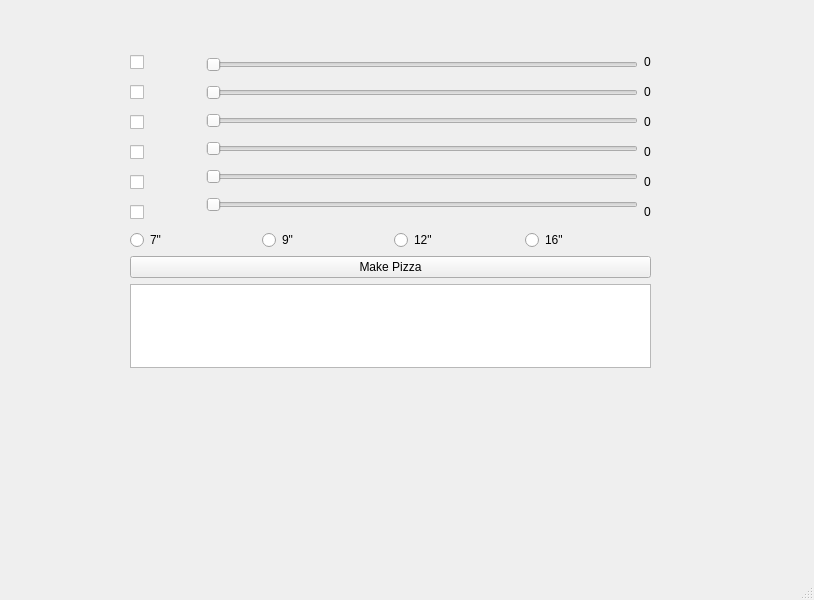
<?xml version="1.0" encoding="UTF-8"?>
<ui version="4.0">
 <class>MainWindow</class>
 <widget class="QMainWindow" name="MainWindow">
  <property name="geometry">
   <rect>
    <x>0</x>
    <y>0</y>
    <width>814</width>
    <height>600</height>
   </rect>
  </property>
  <property name="windowTitle">
   <string>MainWindow</string>
  </property>
  <widget class="QWidget" name="centralwidget">
   <widget class="QWidget" name="gridLayoutWidget">
    <property name="geometry">
     <rect>
      <x>130</x>
      <y>50</y>
      <width>521</width>
      <height>318</height>
     </rect>
    </property>
    <layout class="QGridLayout" name="gridLayout">
     <item row="0" column="3" colspan="2">
      <layout class="QVBoxLayout" name="verticalLayout_3">
       <item>
        <widget class="QLabel" name="label">
         <property name="text">
          <string>0</string>
         </property>
        </widget>
       </item>
       <item>
        <widget class="QLabel" name="label_2">
         <property name="text">
          <string>0</string>
         </property>
        </widget>
       </item>
       <item>
        <widget class="QLabel" name="label_3">
         <property name="text">
          <string>0</string>
         </property>
        </widget>
       </item>
       <item>
        <widget class="QLabel" name="label_4">
         <property name="text">
          <string>0</string>
         </property>
        </widget>
       </item>
       <item>
        <widget class="QLabel" name="label_5">
         <property name="text">
          <string>0</string>
         </property>
        </widget>
       </item>
       <item>
        <widget class="QLabel" name="label_6">
         <property name="text">
          <string>0</string>
         </property>
        </widget>
       </item>
      </layout>
     </item>
     <item row="0" column="0" colspan="2">
      <layout class="QVBoxLayout" name="verticalLayout">
       <item>
        <widget class="QCheckBox" name="checkBox_2">
         <property name="styleSheet">
          <string notr="true">image: url(:/corn.png);</string>
         </property>
         <property name="text">
          <string>ㅤㅤㅤㅤ</string>
         </property>
        </widget>
       </item>
       <item>
        <widget class="QCheckBox" name="checkBox">
         <property name="styleSheet">
          <string notr="true">image: url(:/cheese.png);</string>
         </property>
         <property name="text">
          <string>ㅤㅤㅤㅤ</string>
         </property>
        </widget>
       </item>
       <item>
        <widget class="QCheckBox" name="checkBox_3">
         <property name="styleSheet">
          <string notr="true">image: url(:/ham.png);</string>
         </property>
         <property name="text">
          <string>ㅤㅤㅤㅤ</string>
         </property>
        </widget>
       </item>
       <item>
        <widget class="QCheckBox" name="checkBox_4">
         <property name="styleSheet">
          <string notr="true">image: url(:/mush.png);</string>
         </property>
         <property name="text">
          <string>ㅤㅤㅤㅤ</string>
         </property>
        </widget>
       </item>
       <item>
        <widget class="QCheckBox" name="checkBox_5">
         <property name="styleSheet">
          <string notr="true">image: url(:/olive.png);</string>
         </property>
         <property name="text">
          <string>ㅤㅤㅤㅤ</string>
         </property>
        </widget>
       </item>
       <item>
        <widget class="QCheckBox" name="checkBox_6">
         <property name="styleSheet">
          <string notr="true">image: url(:/ice.png);</string>
         </property>
         <property name="text">
          <string>ㅤㅤㅤㅤ</string>
         </property>
        </widget>
       </item>
      </layout>
     </item>
     <item row="6" column="0" colspan="5">
      <layout class="QHBoxLayout" name="horizontalLayout">
       <item>
        <widget class="QRadioButton" name="radioButton_2">
         <property name="text">
          <string>7&quot;</string>
         </property>
        </widget>
       </item>
       <item>
        <widget class="QRadioButton" name="radioButton">
         <property name="text">
          <string>9&quot;</string>
         </property>
        </widget>
       </item>
       <item>
        <widget class="QRadioButton" name="radioButton_3">
         <property name="text">
          <string>12&quot;</string>
         </property>
        </widget>
       </item>
       <item>
        <widget class="QRadioButton" name="radioButton_4">
         <property name="text">
          <string>16&quot;</string>
         </property>
        </widget>
       </item>
      </layout>
     </item>
     <item row="0" column="2">
      <layout class="QVBoxLayout" name="verticalLayout_2">
       <item>
        <widget class="QSlider" name="horizontalSlider">
         <property name="maximum">
          <number>10</number>
         </property>
         <property name="orientation">
          <enum>Qt::Horizontal</enum>
         </property>
        </widget>
       </item>
       <item>
        <widget class="QSlider" name="horizontalSlider_2">
         <property name="maximum">
          <number>10</number>
         </property>
         <property name="orientation">
          <enum>Qt::Horizontal</enum>
         </property>
        </widget>
       </item>
       <item>
        <widget class="QSlider" name="horizontalSlider_3">
         <property name="maximum">
          <number>10</number>
         </property>
         <property name="orientation">
          <enum>Qt::Horizontal</enum>
         </property>
        </widget>
       </item>
       <item>
        <widget class="QSlider" name="horizontalSlider_4">
         <property name="maximum">
          <number>10</number>
         </property>
         <property name="orientation">
          <enum>Qt::Horizontal</enum>
         </property>
        </widget>
       </item>
       <item>
        <widget class="QSlider" name="horizontalSlider_5">
         <property name="maximum">
          <number>10</number>
         </property>
         <property name="orientation">
          <enum>Qt::Horizontal</enum>
         </property>
        </widget>
       </item>
       <item>
        <widget class="QSlider" name="horizontalSlider_6">
         <property name="maximum">
          <number>10</number>
         </property>
         <property name="orientation">
          <enum>Qt::Horizontal</enum>
         </property>
        </widget>
       </item>
      </layout>
     </item>
     <item row="8" column="0" colspan="5">
      <widget class="QTextEdit" name="textEdit"/>
     </item>
     <item row="7" column="0" colspan="5">
      <widget class="QPushButton" name="pushButton">
       <property name="text">
        <string>Make Pizza</string>
       </property>
      </widget>
     </item>
    </layout>
   </widget>
  </widget>
  <widget class="QMenuBar" name="menubar">
   <property name="geometry">
    <rect>
     <x>0</x>
     <y>0</y>
     <width>814</width>
     <height>20</height>
    </rect>
   </property>
  </widget>
  <widget class="QStatusBar" name="statusbar"/>
 </widget>
 <resources/>
 <connections/>
</ui>
